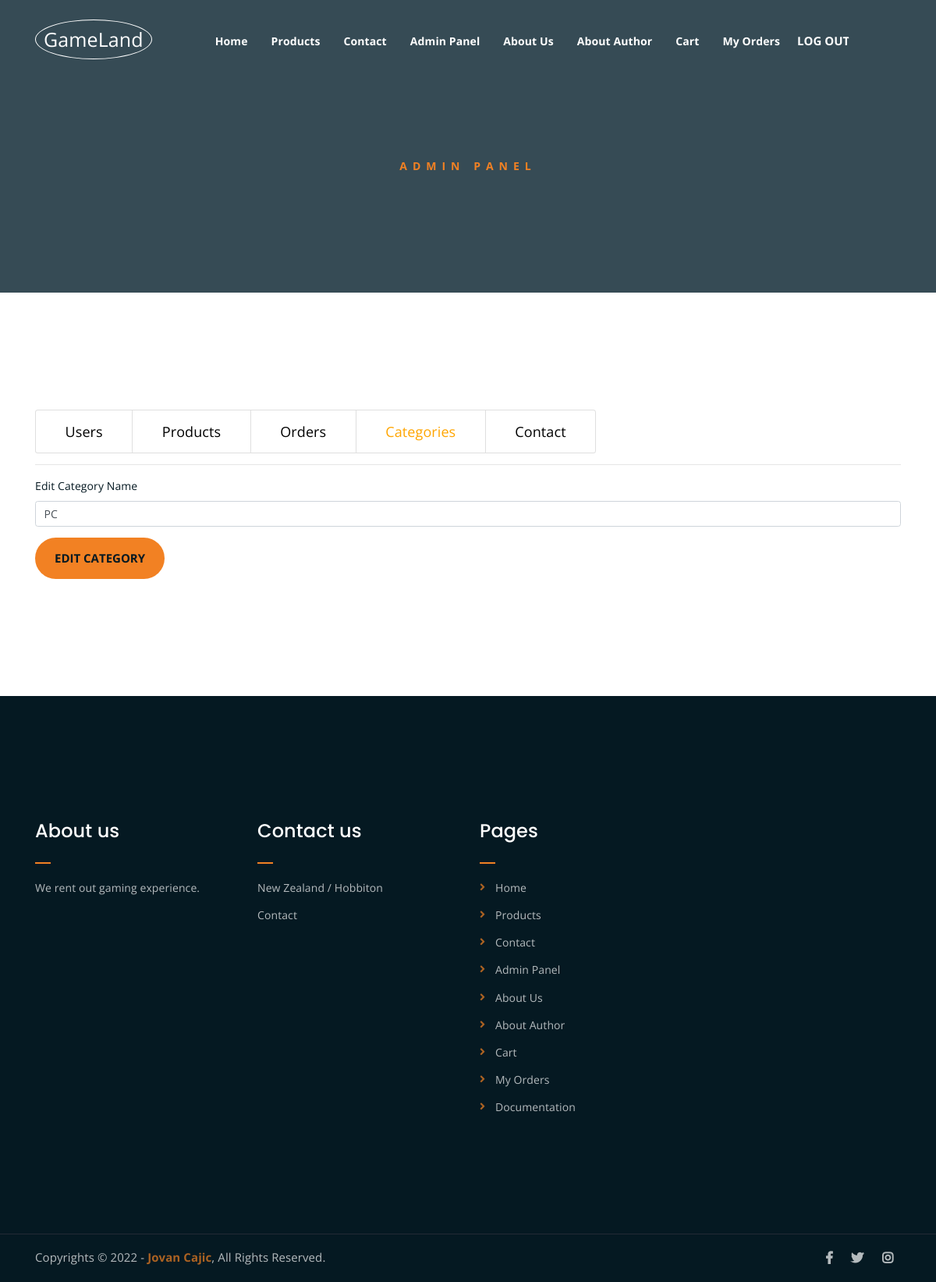
The app's page /adminpanel.php?id=4&categoryId=1 (signed in) with its own data.
### tables this page shows
CREATE TABLE `menu` (
  `menu_id` int(11) NOT NULL,
  `name` varchar(255) NOT NULL,
  `href` varchar(255) NOT NULL
);

CREATE TABLE `categories` (
  `category_id` int(11) NOT NULL,
  `name` varchar(255) NOT NULL
);

### adminpanel/categories.php (the view, shortened to what this page needs)
<?php
global $connection;
    if(isset($_GET["categoryId"])){
        $categoryId = $_GET["categoryId"];
        $category = $connection->query("SELECT * FROM categories WHERE category_id = $categoryId")->fetch();
        ?>
        <form  action="backend/adminpanel/editCategory.php" method="POST" class="mt-3">
    <div class="form-group">
        <label for="categoryName">Edit Category Name</label>
        <input class='form-control' type="text" id="categoryName" name="categoryName" value="<?php echo $category->name?>">
    </div>
    <input type="submit" class="btn btn-primary" id='editCategoryButton' value="Edit Category">
</form>
<?php
    }
?>

### inc/header.php (shortened to what this page needs)
<div class="top-header-area" id="sticker">
		<div class="container">
			<div class="row">
				<div class="col-lg-12 col-sm-12 text-center">
					<div class="main-menu-wrap">
						<div class="site-logo">
							<a href="index.php">
								<span class="logoIcon">GameLand</span>
							</a>
						</div>
						<nav class="main-menu">
							<ul>
								<?php
									global $connection;
									$menu = $connection->query("SELECT * FROM menu")->fetchAll();
									foreach ($menu as $m) {
										if(isset($_SESSION["user"]) AND $_SESSION["user"]->is_admin == 1 AND !in_array($m->href,["login.php","register.php"])){
											echo "<li><a href='$m->href'>$m->name</a></li>";
										}
									}
									if(isset($_SESSION["user"])){
										echo "<li class='ml-2'><form  action='backend/logout.php' method='POST'><input class='buttonFix' type='submit' value='Log out'></form></li>";
									}
								?>
							</ul>
						</nav>
					</div>
				</div>
			</div>
		</div>
	</div>

### inc/footer.php (shortened to what this page needs)
<div class="footer-area">
		<div class="container">
			<div class="row">
				<div class="col-lg-3 col-md-6">
					<div class="footer-box about-widget">
						<h2 class="widget-title">About us</h2>
						<p>We rent out gaming experience.</p>
					</div>
				</div>
				<div class="col-lg-3 col-md-6">
					<div class="footer-box get-in-touch">
						<h2 class="widget-title">Contact us</h2>
						<ul>
							<li>New Zealand / Hobbiton</li>
							<li><a href="contact.php">Contact</a></li>
						</ul>
					</div>
				</div>
				<div class="col-lg-3 col-md-6">
					<div class="footer-box pages">
						<h2 class="widget-title">Pages</h2>
						<ul>
						<?php
									global $connection;
									$menu = $connection->query("SELECT * FROM menu")->fetchAll();
									foreach ($menu as $m) {
										if(isset($_SESSION["user"]) AND $_SESSION["user"]->is_admin == 1 AND !in_array($m->href,["login.php","register.php"])){
											echo "<li><a href='$m->href'>$m->name</a></li>";
										}
									}
								?>
							<li><a href="Documentation.pdf">Documentation</a></li>
						</ul>
					</div>
				</div>
				<div class="col-lg-3 col-md-6">
				</div>
			</div>
		</div>
	</div>
	<div class="copyright">
		<div class="container">
			<div class="row">
				<div class="col-lg-6 col-md-12">
					<p>Copyrights &copy; 2022 - <a href="https://www.instagram.com/jovan_cajic/">Jovan Cajic</a>,  All Rights Reserved.</p>
				</div>
				<div class="col-lg-6 text-right col-md-12">
					<div class="social-icons">
						<ul>
							<li><a href="https://www.facebook.com" target="_blank"><i class="fab fa-facebook-f"></i></a></li>
							<li><a href="https://www.twitter.com" target="_blank"><i class="fab fa-twitter"></i></a></li>
							<li><a href="https://www.instagram.com" target="_blank"><i class="fab fa-instagram"></i></a></li>
						</ul>
					</div>
				</div>
			</div>
		</div>
	</div>

### assets/css/main.css (style rules this page uses)
html { font-size: 14px; font-weight: 400; line-height: 28px; height: 100%; }
body { font-family: "Open Sans", sans-serif; font-weight: 400; font-size: 1rem; letter-spacing: 0.1px; line-height: 1.8; color: #051922; overflow-x: hidden; }
a { cursor: pointer; text-decoration: none; -webkit-transition: all 0.2s ease-in-out; -o-transition: all 0.2s ease-in-out; transition: all 0.2s ease-in-out; }
h1, .h1, h2, .h2, h3, .h3, h4, .h4, h5, .h5, h6, .h6 { font-family: "Poppins", sans-serif; font-weight: 700; margin: 0 0 1.25rem 0; color: #051922; }
h2, .h2 { font-size: 3rem; font-weight: 700; line-height: 3.25rem; }
p { font-family: "Open Sans", sans-serif; font-weight: 400; font-size: 1rem; letter-spacing: 0.1px; line-height: 1.8; color: #051922; margin: 0 0 1.25rem 0; }
p:last-child { margin: 0; }
.top-header-area { position: absolute; z-index: 999; width: 100%; padding: 25px 0; }
nav.main-menu ul { margin: 0; padding: 0; list-style: none; }
nav.main-menu ul li { display: inline-block; }
nav.main-menu ul li a { color: #fff; font-weight: 700; display: block; padding: 15px; }
nav.main-menu ul > li { position: relative; }
.site-logo { float: left; max-width: 150px; border: 1px solid #fff; padding: 2px 15px 2px 10px !important; border-radius: 80%; }
.main-menu-wrap { position: relative; }
.site-logo { padding: 6px 0; }
nav.main-menu li a { -webkit-transition: 0.3s; -o-transition: 0.3s; transition: 0.3s; }
.top-header-area { -webkit-transition: 0.3s; -o-transition: 0.3s; transition: 0.3s; }
.footer-area { background-color: #051922; color: #fff; padding: 150px 0; }
h2.widget-title { font-size: 24px; font-weight: 500; position: relative; padding-bottom: 20px; color: #fff; }
h2.widget-title:after { position: absolute; left: 0; bottom: 0; width: 20px; height: 2px; background-color: #F28123; content: ""; }
.footer-box p { color: #fff; opacity: 0.7; line-height: 1.8; }
.footer-box ul { margin: 0; padding: 0; list-style: none; }
.footer-box ul li { opacity: 0.7; margin-bottom: 10px; line-height: 1.8; }
.footer-box ul li:last-child { margin-bottom: 0; }
.copyright { background-color: #051922; border-top: 1px solid #232a35; }
.copyright p { margin: 0; color: #fff; opacity: 0.7; padding: 16px 0; font-size: 15px; }
.copyright a { color: #F28123; font-weight: 700; }
.social-icons ul { margin: 0; padding: 0; list-style: none; }
.social-icons ul li { display: inline-block; }
.social-icons ul li a { font-size: 16px; color: #fff; opacity: 0.7; padding: 16px 10px; display: block; }
.footer-box ul li a { color: #fff; }
.footer-box.pages ul li { position: relative; padding-left: 20px; }
.footer-box.pages ul li:before { position: absolute; left: 0; top: 0; content: "\f105"; font-family: "Font Awesome 5 Free"; font-weight: 900; color: #F28123; }
.footer-box.pages ul li a { -webkit-transition: 0.3s; -o-transition: 0.3s; transition: 0.3s; }
.social-icons ul li a { -webkit-transition: 0.3s; -o-transition: 0.3s; transition: 0.3s; }
input[type="submit"] { -webkit-transition: 0.3s; -o-transition: 0.3s; transition: 0.3s; border-radius: 50px !important; }
html, body { height: 100%; }
input[type="submit"] { background-color: #F28123; color: #051922; font-weight: 700; text-transform: uppercase; font-size: 15px; border: none !important; cursor: pointer; padding: 15px 25px; border-radius: 3px; }
.logoIcon { text-align: center; font-size: 25px; color: white; border: white 1px; }
.buttonFix { margin: 0 !important; padding: 0 !important; font-size: 15px !important; border: 0 !important; background-color: transparent !important; color: white !important; }

### records on screen
menu: name "Home"
menu: name "Products"
menu: name "Contact"
menu: name "Admin Panel"
menu: name "About Us"
menu: name "About Author"
menu: name "Cart"
menu: name "My Orders"
categories: categoryName "PC"
